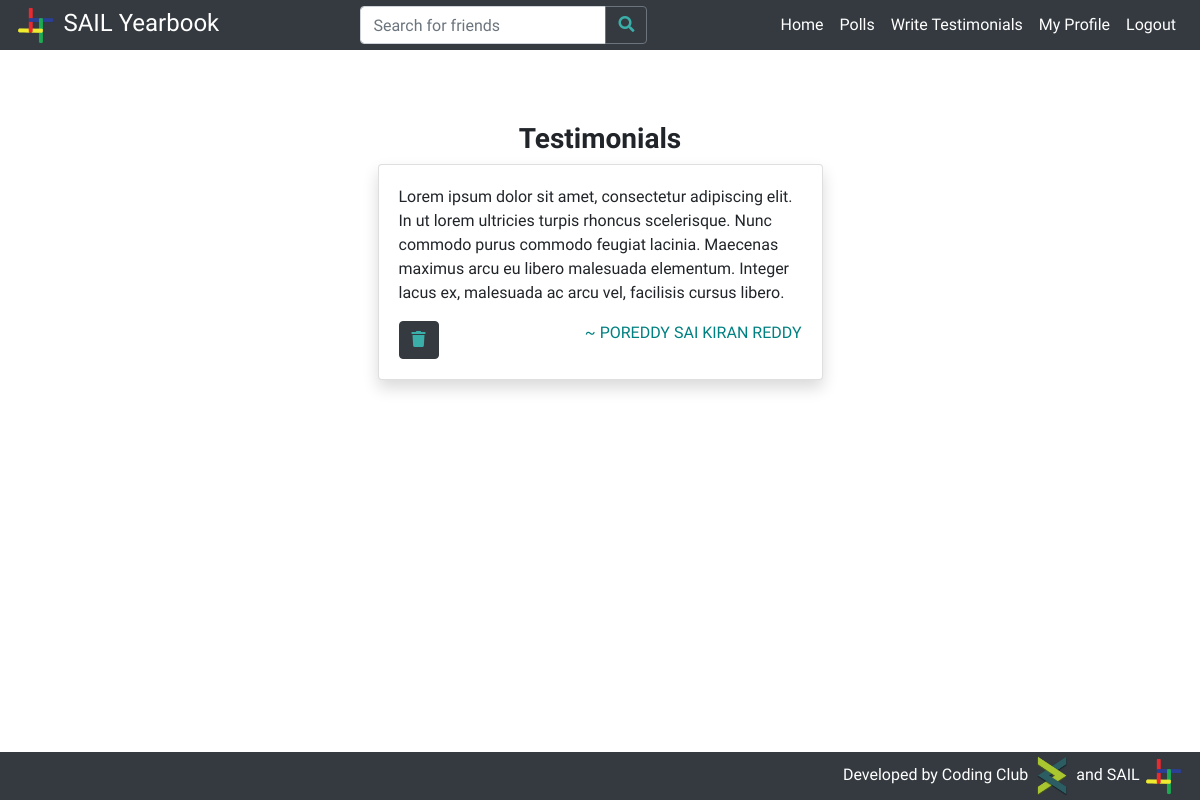
Screenshot of /yearbook/ (signed in) with the database file from the repository.
### students/models.py (models this page shows, shortened)
class Testimonial(models.Model):
    favourite = models.BooleanField(default=False)
    given_by = models.ForeignKey(Profile, null=True, on_delete=models.CASCADE, related_name='given_by')
    content = models.TextField(max_length = 1000)
    given_to = models.ForeignKey(Profile, null=True, on_delete=models.CASCADE, related_name='given_to')

class Profile(models.Model):
    btech = '01'
    mtech = '41'
    phd = '61'
    msc = '21'
    msr = '43'
    ma = '22'
    bdes = '02'
    mdes = '42'
    error = '00'
    program_values = (
        (btech, 'BTech'),
        (mtech, 'MTech'),
        (phd, 'PhD'),
        (msc, 'MSc'),
        (msr, 'MS-R'),
        (ma, 'MA'),
        (bdes, 'BDes'),
        (mdes, 'MDes'),
        (error, 'Error')
    )
    cse = '01'
    ece = '02'
    me = '03'
    ce = '04'
    dd = '05'
    bsbe = '06'
    cl = '07'
    cst = '22'
    eee = '08'
    ma = '23'
    ph = '21'
    rt = '54'
    hss = '41'
    enc = '51'
    env = '52'
    nt = '53'
    lst = '55'
    department_values = (
        (cse, 'Computer Science & Engineering'),
        (ece, 'Electronics & Communication Engineering'),
        (me, 'Mechanical Engineering'),
        (ce, 'Civil Engineering'),
        (dd, 'Design'),
        (bsbe, 'Biosciences & Bioengineering'),
        (cl, 'Chemical Engineering'),
        (cst, 'Chemical Science & Technology'),
        (eee, 'Electronics & Electrical Engineering'),
        (ma, 'Mathematics & Computing'),
        (ph, 'Engineering Physics'),
        (rt, 'Rural Technology'),
        (hss, 'Humanities & Social Sciences'),
        (enc, 'Centre for Energy'),
        (env, 'Centre for Environment'),
        (nt, 'Centre for Nanotechnology'),
        (lst, 'Centre for Linguistic Science & Technology'),
        (error, 'Error')
    )
    profile_pic = models.ImageField(upload_to='profile_pics/', default='profile_pics/no-profile-pic.png')
    user = models.ForeignKey(User, on_delete=models.CASCADE)
    full_name = models.CharField(max_length=100)
    rollno = models.IntegerField()
    program = models.CharField(max_length=2, choices=program_values)
    department = models.CharField(max_length=3, choices=department_values)
    bio = models.TextField(max_length=1000)
    graduating = models.BooleanField(default=False)

### students/views.py (the view)
# urls.py: 2. Add a URL to urlpatterns:  path('', views.home, name='home')
@login_required
def home(request):
    if request.method == 'GET':
        if request.user and not request.user.is_anonymous:
            logged_in = True
        else:
            logged_in = False
        if logged_in:
            user = User.objects.filter(username=request.user.username).first()
            poll_questions = PollQuestion.objects.all()
            polls = {}
            if user.is_superuser:
                for question in poll_questions:
                    answers = PollAnswer.objects.filter(question=question)
                    answers_count = answers.count()
                    poll_dict = {}
                    for answer in answers:
                        if answer.answer in poll_dict.keys():
                            poll_dict[answer.answer].append(answer.voted_by)
                        else:
                            poll_dict[answer.answer] = [answer.voted_by]
                    polls[(question, answers_count)] = sorted(poll_dict.items(), key=votes_sort_key, reverse=True)
                context = {
                    'polls': polls,
                    'user': user,
                    'logged_in': logged_in
                }
                return render(request, 'admin_home.html', context)
            else:
                user_profile = Profile.objects.filter(user=user).first()
                if not user_profile.graduating:
                    context = {
                        'user': user,
                        'user_profile': user_profile,
                        'logged_in': logged_in
                    }
                    return render(request, 'home.html', context)
                else:
                    testimonials = Testimonial.objects.filter(given_to=user_profile).order_by('-id')
                    context = {
                        'testimonials': testimonials,
                        'user': user,
                        'user_profile': user_profile,
                        'logged_in': logged_in
                    }
                    return render(request, 'home.html', context)
        else:
            return HttpResponseRedirect(reverse('login'))
    else:
        return error404(request)

### students/templates/home.html (shortened to what this page needs)
{% extends 'base.html' %}
{% block content %}
    <div class="container-fluid">
        <div class="row mx-lg-5 mt-4">
            {% if user_profile.graduating %}
            <div class="col-lg-3"></div>
                <div class="col-lg-6">
                    <h3 class="text-center" style="font-weight:bold;">Testimonials</h3>
                    <div class="container">
                        {% for testimonial in testimonials %}
                            <div class="card shadow my-2 mx-lg-3" id="testimonial-{{ testimonial.id }}">
                                <div class="card-body">
                                    <p class="card-text">{{ testimonial.content | linebreaksbr }}</p>
                                    <p class="float-left my-0">
                                        <button class="btn btn-dark" onclick="deleteTestimonial({{ testimonial.id }})"><i class="fas fa-trash" style="color: #3aafa9;"></i></button>
                                    </p>
                                    <p class="float-right my-0">
                                        <a href="{% url 'profile' testimonial.given_by.user.username %}">
                                            ~ {{ testimonial.given_by.full_name }}
                                        </a>
                                    </p>
                                </div>
                            </div>
                        {% endfor %}
                    </div>
                </div>
            </div>
            {% else %}
                <div class="col-lg-3"></div>
                <div class="col-lg-6">
                    <h2 class="text-center">Search for the graduating batch students, above to give testimonials.</h2>
                </div>
                <div class="col-lg-3"></div>
            {% endif %}
        </div>
{% endblock %}

### students/templates/base.html (style rules this page uses)
a { color:teal; }
body { padding-top:50px; }

### rows the page displays
Testimonial: content "Lorem ipsum dolor sit amet, consectetur adipiscing elit. In ut lorem ultricies turpis rhoncus scelerisque. Nunc commodo purus commodo feugiat lacinia. Maecenas maximus arcu eu libero malesuada elementum. Integer lacus ex, malesuada ac arcu vel, facilisis cursus libero.", given_by.full_name "POREDDY SAI KIRAN REDDY"
